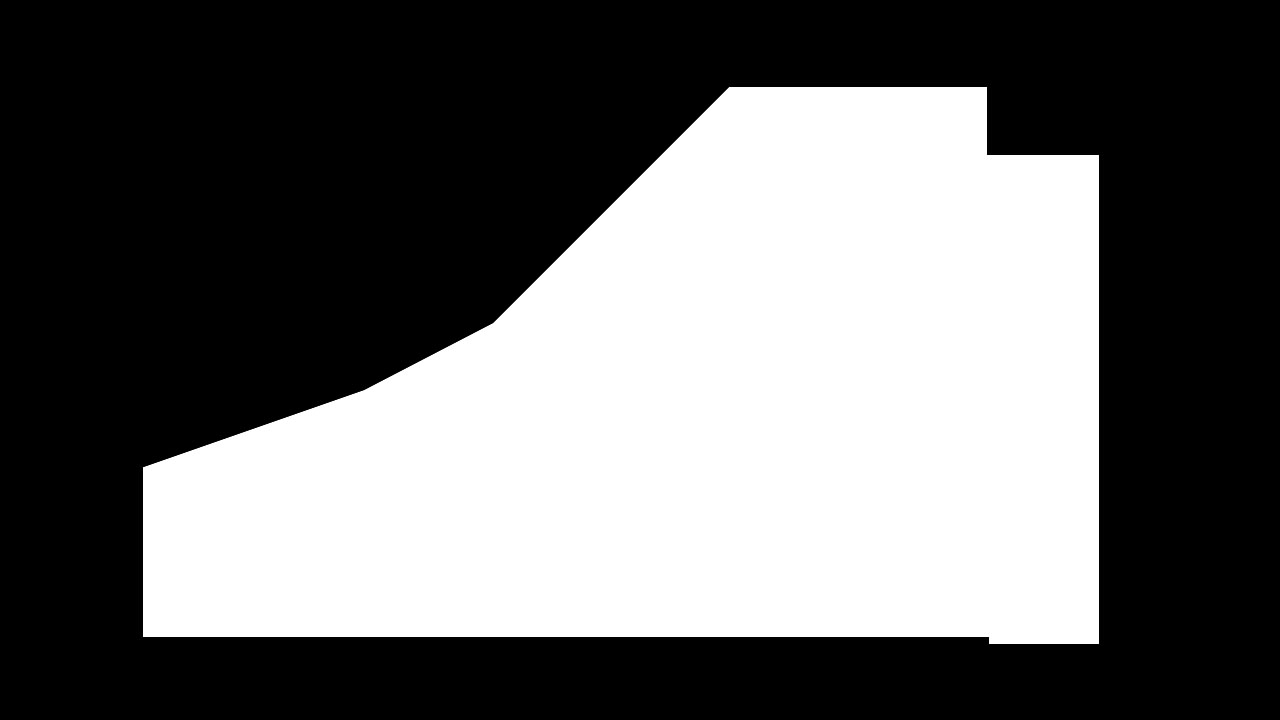
#> input picture project4/mask.jpg, 1280 x 720 px
$ python task.py
#> lines starting #> are read from the running program, lines starting #| are printed output that depends on the picture; after the words box and inside, x2 and y2 are one past the last pixel; in counts of white or black regions, pixels touching at a corner belong together
from cv2 import cv2
import numpy as np
import os

def imshow(img):
    cv2.imshow('img', img)
    cv2.waitKey(0)
    cv2.destroyAllWindows()

# [6 lines left out: function imdiv, not called in this run]

mask = cv2.imread('mask.jpg', 0)
#> mask is the input picture: shape (720, 1280); min 0, max 255, mean 105.3
org = cv2.imread('frame.jpg')
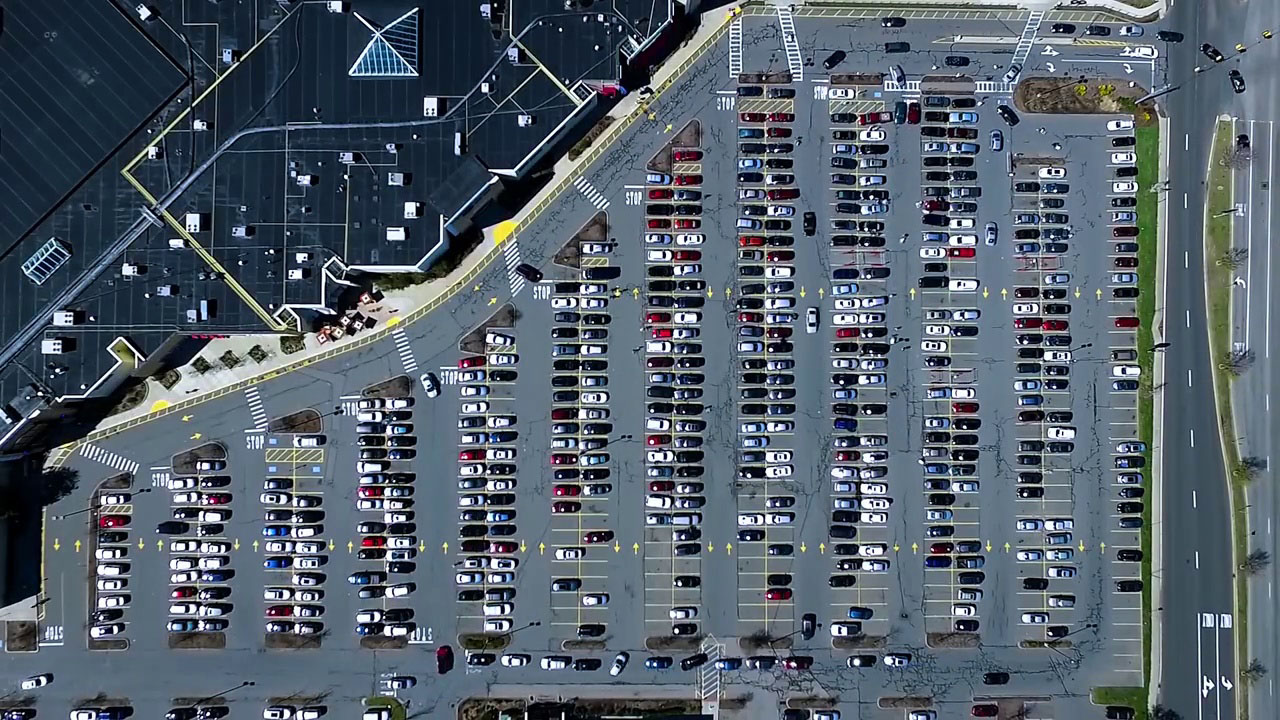
#> input picture project4/frame.jpg, 1280 x 720 px
#> org is the input picture: shape (720, 1280, 3); mean B, G, R 106.1, 94.8, 83.4

files = os.listdir()
if "parking_video.mp4" not in files:
    path = os.getcwd()
    path += "\\project4"
    os.chdir(path)

imshow(org)

#=================================================================================================#
#预处理
#BGR空间下的阈值化
lower = np.uint8([120, 120, 120])
upper = np.uint8([255, 255, 255])
img = cv2.inRange(org, lower, upper)
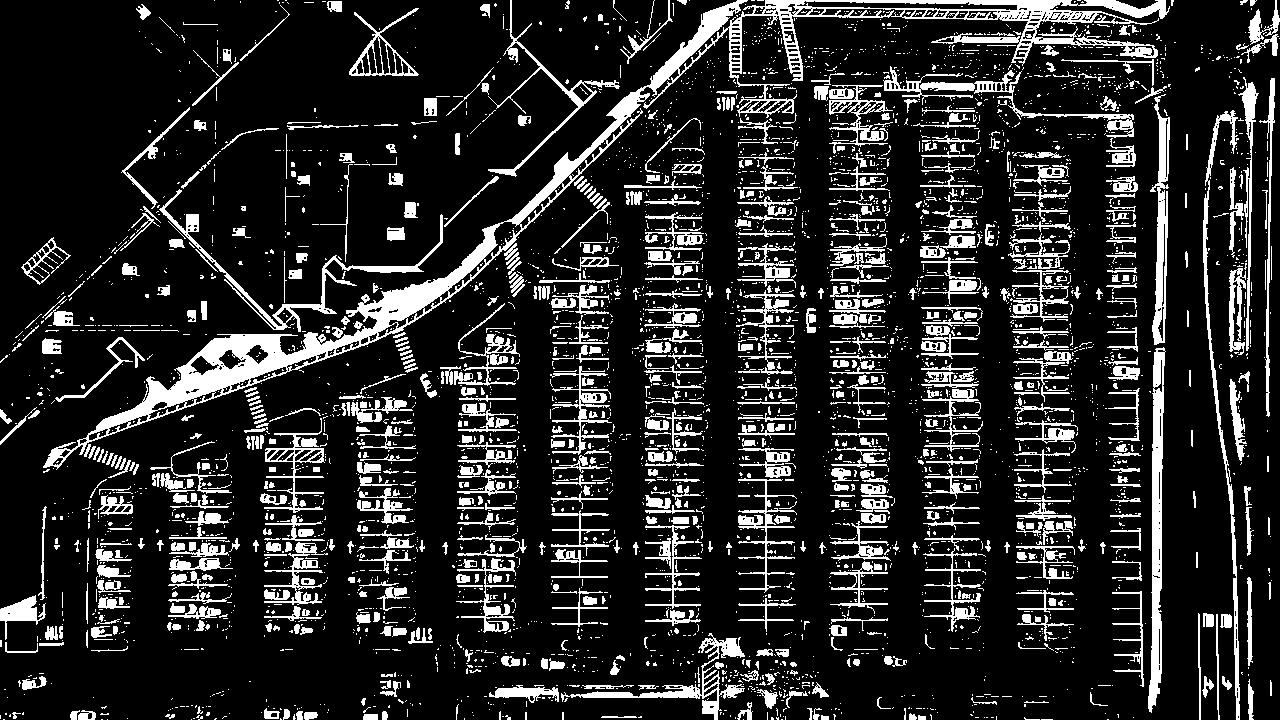
#> img: shape (720, 1280); 16% white; 4616 white regions (3836 under 20 px), largest, box (x1, y1, x2, y2) and area: (43, 0, 1170, 470) 24069, (1148, 347, 1166, 713) 3433, (1203, 110, 1240, 720) 2415
imshow(img)

# #中值滤波
# img = cv2.medianBlur(img, 3)
# imshow(img)

#将原图像的背景去掉
img = cv2.bitwise_and(org, org, mask=img)
#> img: shape (720, 1280, 3)
imshow(img)

#灰度图
img = cv2.cvtColor(img, cv2.COLOR_BGR2GRAY)
#> img: shape (720, 1280)
imshow(img)

#套上遮罩
img = cv2.bitwise_and(mask, img)
imshow(img)

#礼帽操作
kernel = np.ones((3, 3), np.uint8)
img = cv2.morphologyEx(img, cv2.MORPH_TOPHAT, kernel)
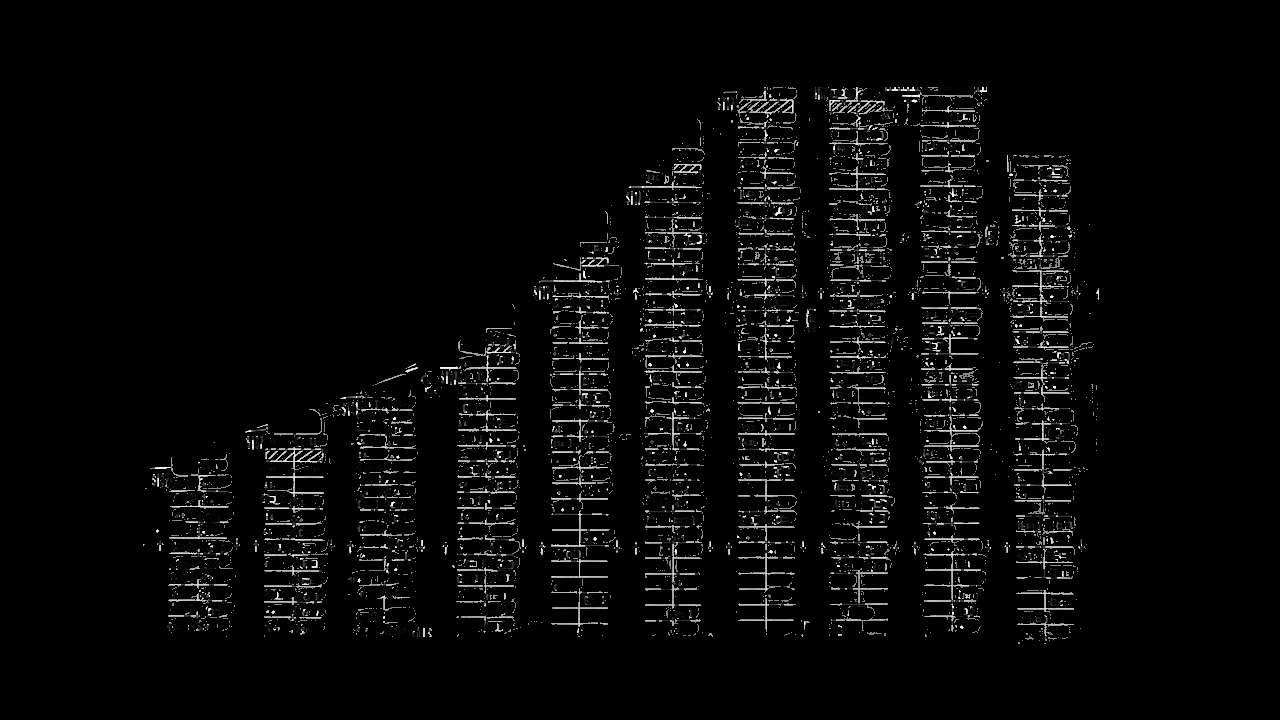
#> img: shape (720, 1280); min 0, max 255, mean 8.1
imshow(img)

#中值滤波
img = cv2.medianBlur(img, 3)
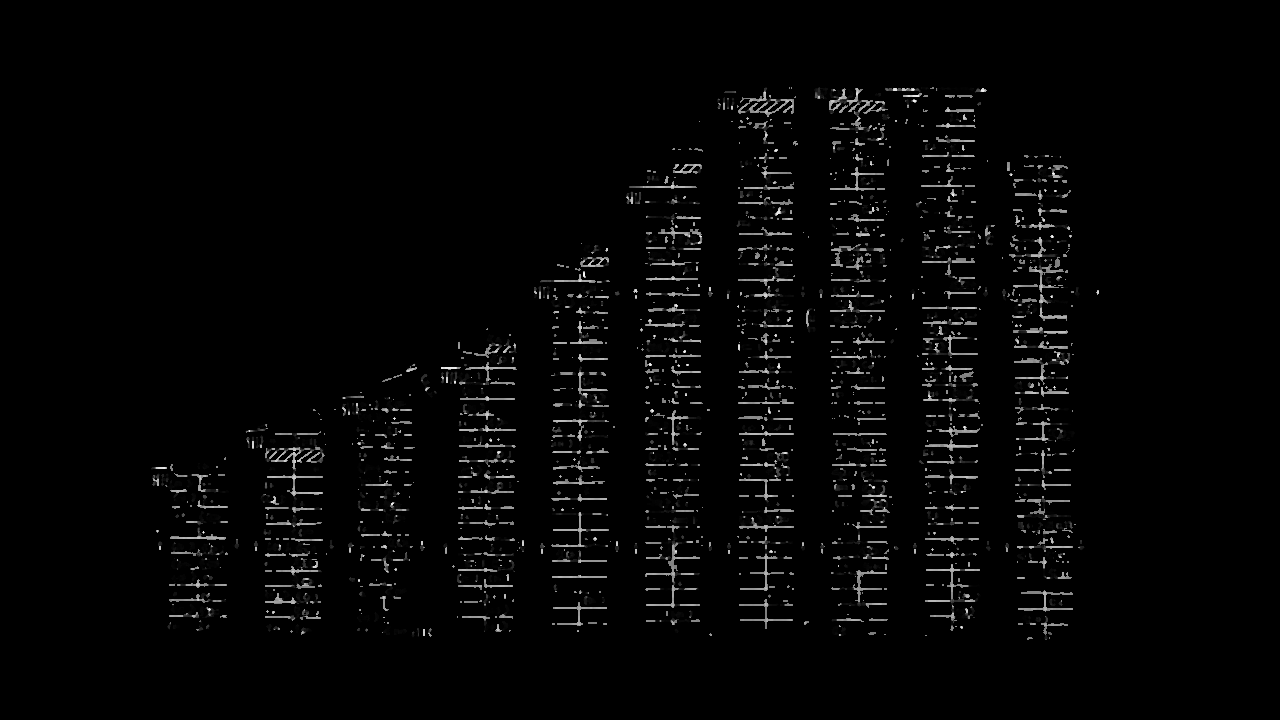
#> img: shape (720, 1280); min 0, max 249, mean 5.3
imshow(img)

#=================================================================================================#
#垂直直线检测
#霍夫变换
lines = cv2.HoughLinesP(img, rho = 1, theta=np.pi, threshold=5, minLineLength=100, maxLineGap=40)

img1 = np.zeros(org.shape, np.uint8)

cleaned = []
for line in lines:
    for x1, y1, x2, y2 in line:
        if abs(y2 - y1) >= 20 and abs(x2 - x1) <= 10:
            cleaned.append((x1, y1, x2, y2))
            cv2.line(img1, (x1, y1), (x2, y2), [255, 255, 255], 2)
img1 = cv2.cvtColor(img1, cv2.COLOR_BGR2GRAY)
imshow(img1)

#闭运算+开运算
kernel = np.ones((11, 11), np.uint8)
img1 = cv2.morphologyEx(img1, cv2.MORPH_CLOSE, kernel)
img1 = cv2.morphologyEx(img1, cv2.MORPH_OPEN, kernel)
imshow(img1)

#canny边缘检测
img1 = cv2.Canny(img1, 80, 150)
imshow(img1)

#轮廓检测
center_line = []
edges = []
show = org.copy()
cnts = cv2.findContours(img1, cv2.RETR_EXTERNAL, cv2.CHAIN_APPROX_SIMPLE)[1]
for (i, c) in enumerate(cnts):
    (x, y, w, h) = cv2.boundingRect(c)
    ex = 7
    x -= ex
    w += ex * 2
    center_line.append((int(x + w / 2), int(y + h/2), h))
    edges.append((x, x + w))
    show = cv2.rectangle(show, (x, y), (x + w, y + h), (0, 0, 255), 2)
center_line = sorted(center_line, key=lambda x: x[0])
imshow(show)

#=================================================================================================#
#水平直线检测
#霍夫变换
lines = cv2.HoughLinesP(img, rho = 0.1, theta=np.pi/10, threshold=18, minLineLength=10, maxLineGap=7)

show = org.copy()

cleaned = []
for line in lines:
    for x1, y1, x2, y2 in line:
        if abs(x1 - x2) > 25 and abs(y1 - y2) < 10:
            cleaned.append((x1, y1, x2, y2))
            show = cv2.line(show, (x1, y1), (x2, y2), [0, 255, 0], 1)

for (x, y, h) in center_line:
    (x1, y1, x2, y2) = (x, y - h/2, x, y + h/2)
    x1 = int(x1)
    y1 = int(y1)
    x2 = int(x2)
    y2 = int(y2)
    show = cv2.line(show, (x1, y1), (x2, y2), (0, 0, 255), 1)
imshow(show)

#排序+聚类
cleaned = sorted(cleaned, key=lambda x: x[0])

break_dot = [0, ]
idx = []
cnt = 0
thresh = 25

for i in range(1, len(cleaned)):
    x = cleaned[i][0]
    prvx = cleaned[i-1][0]
    if abs(x - prvx) > thresh:
        cnt += 1
        break_dot.append(i)
    idx.append(cnt)

break_dot.append(len(cleaned))

for i in range(len(break_dot) - 1):
    buf = cleaned[break_dot[i]:break_dot[i+1]]
    buf = sorted(buf, key=lambda x: x[1])
    cleaned[break_dot[i]:break_dot[i+1]] = buf

#=================================================================================================#
#记忆化搜索择优

#用于储存最终结果
ans = [[] for i in range(len(break_dot) - 1)]

#动态规划数组
dp = []

#缓存变量
buf = []

#用于计算路径path的变量
father = {}
path = []

#寻找近邻函数
err = 2.5
# [53 lines left out: functions findnei, dfs, not called in this run]

# memdfs
for i in range(10):
    buf = cleaned[break_dot[i]:break_dot[i+1]]

    #初始化
    dp = [-1 for i in range(len(buf))]

    #记忆化搜索
    MAX = -1e6
    for j in range(len(buf)-1, -1, -1):
        if dfs(i, j) > MAX:
            MAX = dfs(i, j)

            #计算path路径
            x = father[j]
            path = []
            path.append(j)
            while x != None:
                path.append(x)
                x = father[x]

    #计算ans
    path = sorted(path)
    for j in path:
        ans[i].append(buf[j])

#搜索结果可视化
clr = [(255, 0, 0), (0, 255, 0), (0, 0, 255)]
show = np.copy(org)
for i in range(len(break_dot) - 1):
    for (x1, y1, x2, y2) in ans[i]:
        show = cv2.line(show, (x1, y1), (x2, y2), clr[i % 3], 2)
imshow(show)

#=================================================================================================#
#插值+对齐优化

#对齐
ex = 30
for i in range(len(ans)):
    (x0, y0, _) = center_line[i]
    for j in range(len(ans[i])):
        (x1, y1, x2, y2) = ans[i][j]
        x1 = x0 - ex
        x2 = x0 + ex
        ans[i][j] = (x1, y1, x2, y2)

#对齐结果显示
show = np.copy(org)
for i in range(len(break_dot) - 1):
    for (x1, y1, x2, y2) in ans[i]:
        show = cv2.line(show, (x1, y1), (x2, y2), (0, 0, 255), 2)
imshow(show)

#插值
err = 2.5
# [4 lines left out: function gap, not called in this run]

for i in range(len(ans)):

    buf = []

    for j in range(len(ans[i]) - 1):
        (x1, y1, x2, y2) = ans[i][j]
        (_, y, _, _) = ans[i][j+1]

        cnt = gap(y, y1)
        for k in range(cnt):
            newy = int(y1 + 15.5 * k)
            buf.append((x1, newy, x2, newy))
    buf.append(ans[i][len(ans[i]) - 1])

    ans[i] = buf

#绘制
show = np.copy(org)
for i in range(len(break_dot) - 1):
    for (x1, y1, x2, y2) in ans[i]:
        show = cv2.line(show, (x1, y1), (x2, y2), (0, 0, 255), 2)
imshow(show)

#=================================================================================================#
#切分

w, h = 30, 15
pic = []

for i in range(len(ans)):
    for j in range(len(ans[i])):
        (x1, y1, _, _) = ans[i][j]
        x2, y2 = x1 + w, y1 + h
        pic.append((x1, y1, x2, y2))
        x1 = x1 + w
        x2 = x2 + w
        pic.append((x1, y1, x2, y2))

prv = os.getcwd()
p = prv + "\\parking_pics"
os.chdir(p)

show = np.copy(org)
cnt = 0
for (x1, y1, x2, y2) in pic:
    show = cv2.rectangle(show, (x1, y1), (x2, y2), (0, 255, 0), 1)
    subpic = org[y1:y2, x1:x2]
    s = "pos_" + str(cnt) + ".jpg"
    cv2.imwrite(s, subpic)
    cnt += 1
imshow(show)

os.chdir(prv)

#=================================================================================================#
